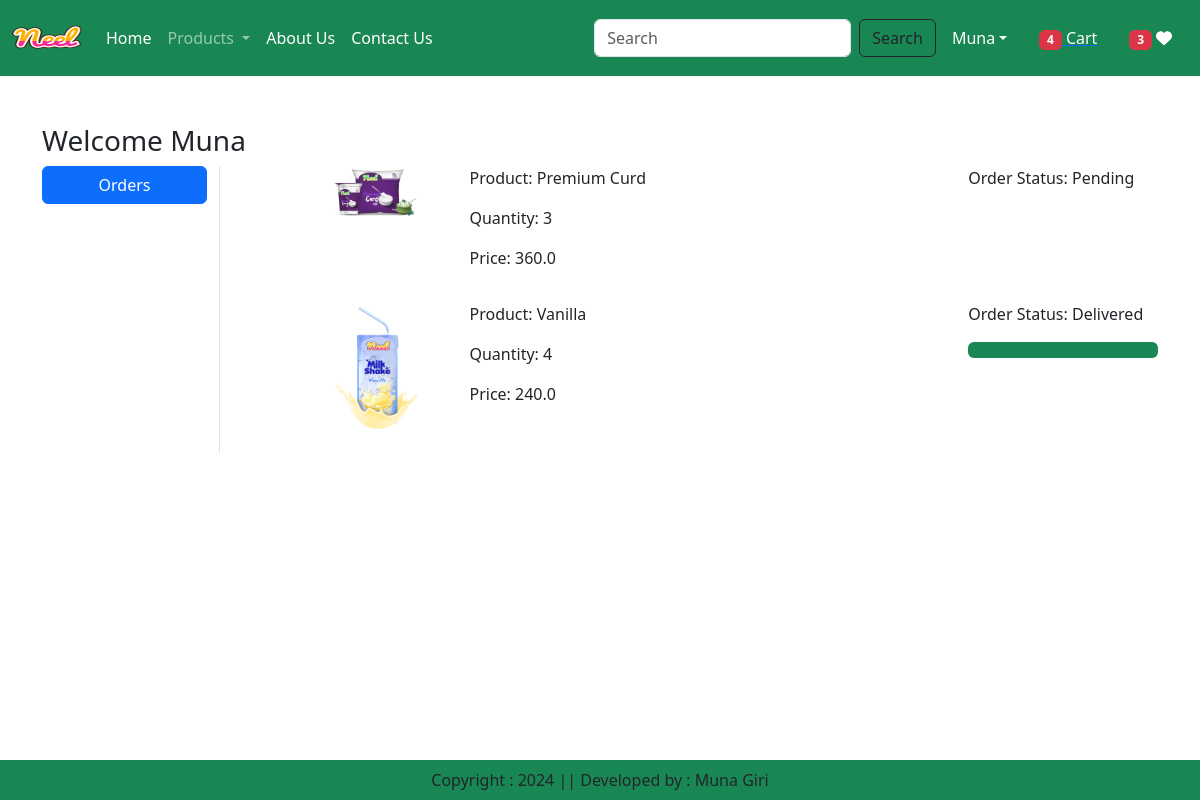
Screenshot of /orders/ (signed in) with the database file from the repository.
### app/models.py (models this page shows, shortened)
class OrderPlaced(models.Model):
    user = models.ForeignKey(User, on_delete=models.CASCADE)
    customer = models.ForeignKey(Customer, on_delete=models.CASCADE)
    product = models.ForeignKey(Product, on_delete=models.CASCADE)
    quantity = models.PositiveIntegerField(default=1)
    ordered_date = models.DateTimeField(auto_now_add=True)
    status = models.CharField(max_length=50, choices=STATUS_CHOICES, default='Pending')
    payment = models.ForeignKey(Payment, on_delete=models.CASCADE,default="")
    @property
    def total_cost(self):
        return self.quantity * self.product.discounted_price

class Product(models.Model):
    title = models.CharField(max_length=100)
    selling_price= models.FloatField()
    discounted_price = models.FloatField()
    description= models.TextField()
    composition= models.TextField(default='')
    prodapp= models.TextField(default='')
    category=models.CharField(choices=CATEGORY_CHOICES,max_length=100)
    product_image= models.ImageField(upload_to='product')

### app/views.py (the view)
# urls.py: path('orders/', views.orders, name='orders'),
@login_required
def orders(request):
    totalitem = 0
    wishitem=0
    if request.user.is_authenticated:
        totalitem = len(Cart.objects.filter(user=request.user))
        wishitem = len(Wishlist.objects.filter(user=request.user))
    order_placed=OrderPlaced.objects.filter(user=request.user)
    return render(request, 'app/orders.html',locals())

### app/templates/app/orders.html (shortened to what this page needs)
{% extends 'app/base.html' %}
{% load static %}
{% block main-content %}
    <div class="container my-5">
        <div class="row">
            <h3>Welcome <span class="text-capitalize">{{ request.user }}</span></h3>
            <div class="col-sm-2 border-end">
                <ul class="list-unstyled">
                    <li class="d-grid">
                        <a href="{% url 'orders' %}" class="btn btn-primary">Orders</a>
                    </li>
                </ul>
            </div>
            <div class="col-sm-9 offset-sm-1">
                {% for op in order_placed %}
                    <div class="row mb-3">
                        <div class="col-sm-2">
                            <img src="{{ op.product.product_image.url }}" class="img-fluid" height="100" width="100" alt="{{ op.product.title }}"/>
                        </div>
                        <div class="col-sm-7">
                            <p>Product: {{ op.product.title }}</p>
                            <p>Quantity: {{ op.quantity }}</p>
                            <p>Price: {{ op.total_cost }}</p>
                        </div>
                        <div class="col-sm-3">
                            <p>Order Status: {{ op.status }}</p>
                            {% if op.status == 'Accepted' %}
                                <div class="progress">
                                    <div class="progress-bar" role="progressbar" style="width: 20%" aria-valuenow="20" aria-valuemin="0" aria-valuemax="100"></div>
                                </div>
                            {% elif op.status == 'Packed' %}
                                <div class="progress">
                                    <div class="progress-bar bg-info" role="progressbar" style="width: 40%" aria-valuenow="40" aria-valuemin="0" aria-valuemax="100"></div>
                                </div>
                            {% elif op.status == 'On The Way' %}
                                <div class="progress">
                                    <div class="progress-bar bg-warning" role="progressbar" style="width: 70%" aria-valuenow="70" aria-valuemin="0" aria-valuemax="100"></div>
                                </div>
                            {% elif op.status == 'Delivered' %}
                                <div class="progress">
                                    <div class="progress-bar bg-success" role="progressbar" style="width: 100%" aria-valuenow="100" aria-valuemin="0" aria-valuemax="100"></div>
                                </div>
                            {% elif op.status == 'Cancel' %}
                                <div class="progress">
                                    <div class="progress-bar bg-danger" role="progressbar" style="width: 100%" aria-valuenow="100" aria-valuemin="0" aria-valuemax="100"></div>
                                </div>
                            {% endif %}
                        </div>
                    </div>
                {% empty %}
                    <p>No orders placed yet.</p>
                {% endfor %}
            </div>
        </div>
    </div>
{% endblock main-content %}

### rows the page displays
OrderPlaced: product.product_image (picture), product "Premium Curd", quantity "3", total_cost "360.0", status "Pending"
OrderPlaced: product.product_image (picture), product "Vanilla", quantity "4", total_cost "240.0", status "Delivered"

### other values shown
{{ totalitem }} "4"
{{ wishitem }} "3"
{{ request.user }} "Muna"
